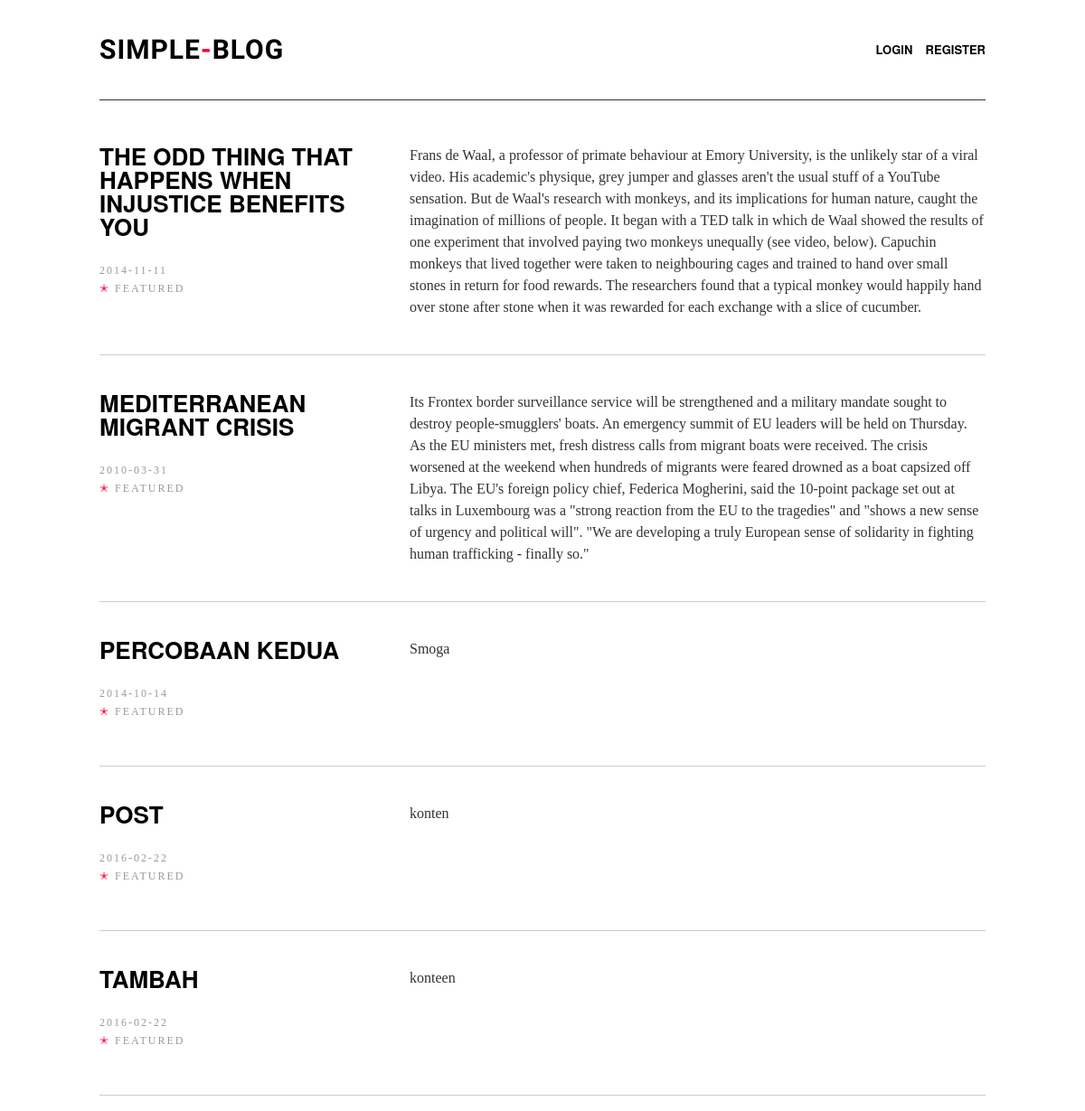
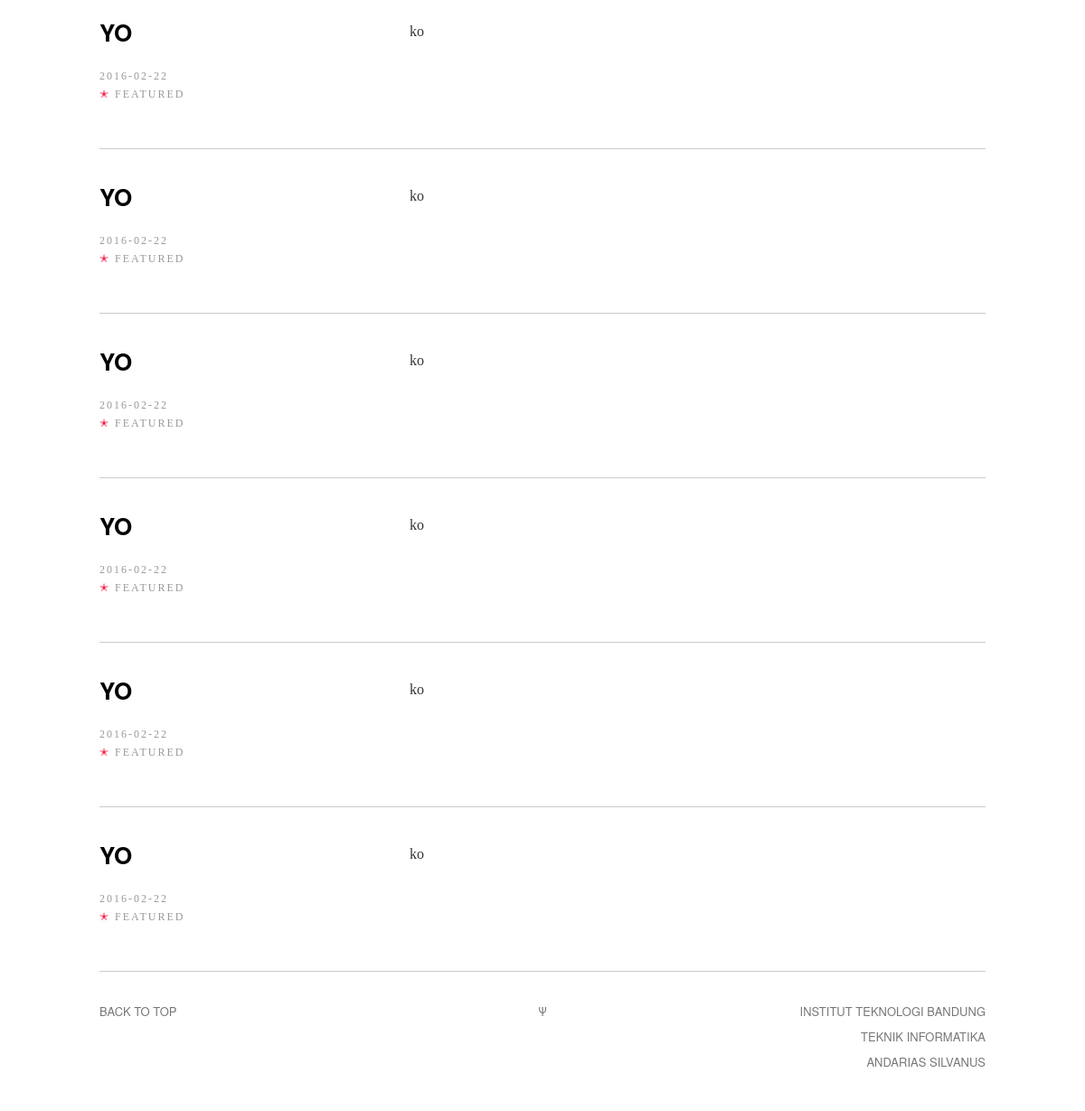
The page / on the database its author committed (2 pictures, top to bottom).
### tables this page shows
CREATE TABLE `post` (
  `id` int(250) NOT NULL,
  `judul` varchar(100) NOT NULL,
  `konten` varchar(1000) NOT NULL,
  `tanggal` date NOT NULL,
  `gambar` varchar(50) NOT NULL,
  `userid` int(11) NOT NULL
);

### session.php (called while the page is built, shortened)
<?php
function check_cookie(){
	if (isset($_COOKIE["username"]) && (isset($_COOKIE["remember_me"]))) {
		$username = $_COOKIE["username"];
		$cookie = $_COOKIE["remember_me"];
		$connection = establishCon();
		$query = mysql_query("SELECT * FROM user WHERE username='$username' AND token='$cookie'", $connection);
		$rows = mysql_num_rows($query);
		if ($rows == 1) {
			return TRUE;
		}
		else {
			return FALSE;
		}
	}
	else
		return FALSE;
}
function checkToGenerateSession() {
	if (check_cookie()) {
    	session_start();
		if (generate_session())
		  	$isLogin = isset($_SESSION["username"]);
		else
		  	$isLogin = FALSE;
	}
	else
    	$isLogin = FALSE;
    return $isLogin;
}
?>

### preventSQLInject.php (called while the page is built)
<?php
	function preventSQLInject($query){
		$query = stripslashes($query);
		$query = mysql_real_escape_string($query);
		return $query;
	}
?>

### index.php (the view, shortened to what this page needs)
<!DOCTYPE html>
<html>
<head>
<link rel="stylesheet" type="text/css" href="assets/css/screen.css" />
</head>
<body class="default">
<?php
  include('session.php');
  include ('preventSQLInject.php');
  $isLogin = checkToGenerateSession();
  $query="SELECT * FROM `post`";
  $query = preventSQLInject($query);
  $result=mysql_query($query) or trigger_error(mysql_error()." in ".$query);
  $num=mysql_num_rows($result);
?>
<div class="wrapper">
<nav class="nav">
    <a style="border:none;" id="logo" href="index.php"><h1>Simple<span>-</span>Blog</h1></a>
    <ul class="nav-primary">
        <?php if($isLogin) {?>
        <li><a href="new_post.php">+ Tambah Post</a></li>
        <li>Welcome <?php echo $_SESSION["username"]; ?></li>
        <li><a href="logout.php">Logout</a></li>
        <?php }
        else {?>
        <li><a href="login_page.php">Login</a></li>
        <li><a href="register_page.php">Register</a></li>
        <?php } ?>
    </ul>
</nav>
<div id="home">
    <div class="posts">
        <nav class="art-list">
          <ul class="art-list-body">
          	<?php
      				$i=0;
      				while ($i < $num)
      				{
						    $f0=mysql_result($result,$i,"id");
      					$f1=mysql_result($result,$i,"judul");
      					$f2=mysql_result($result,$i,"konten");
      					$f3=mysql_result($result,$i,"tanggal");
            ?>
            <li class="art-list-item">
                <div class="art-list-item-title-and-time">
                    <h2 class="art-list-title"><a href="post.php?id=<?php echo $f0 ?>"><?php echo $f1; ?></a></h2>
                    <div class="art-list-time"><?php echo $f3; ?></div>
                    <div class="art-list-time"><span style="color:#F40034;">&#10029;</span> Featured</div>
                </div>
                <p><?php echo $f2; ?></p>
            </li>
            <?php
            		$i++;
				      }
            ?>
          </ul>
        </nav>
    </div>
</div>
<footer class="footer">
    <div class="back-to-top"><a href="">Back to top</a></div>
    <div class="psi">&Psi;</div>
    <aside class="offsite-links">
        Institut Teknologi Bandung<br>
        Teknik Informatika<br>
        <a href="https://www.facebook.com/andarias.silvanus">Andarias Silvanus</a>
    </aside>
</footer>
</div>
</body>
</html>

### assets/css/screen.css (style rules this page uses)
html, body, div, span, object, iframe, h1, h2, h3, h4, h5, h6, p, blockquote, pre, a, address, cite, code, em, img, small, strong, ol, ul, li, fieldset, form, label, legend, table, caption, tbody, tfoot, thead, tr, th, td, article, aside, canvas, embed, figure, figcaption, footer, header, hgroup, menu, nav, section, summary, time, audio, video { margin: 0; padding: 0; border: 0; font-size: 100%; font: inherit; vertical-align: baseline; }
article, aside, details, figcaption, figure, footer, header, hgroup, menu, time, nav, section { display: block; }
html, body, .wrapper { min-height: 100%; }
html, body { height: 100%; }
.wrapper { min-height: 100%; }
body { overflow-x: hidden; font: 17px/28px ff-meta-serif-web-pro, "Georgia", serif; color: #333; background: #fff; }
h1, h2, h3, h4, h5, h6 { font-family: "proxima-nova", "helvetica neue", "helvetica", sans-serif; font-weight: normal; text-transform: uppercase; font-weight: 700; color: #000; text-rendering: optimizeLegibility; }
h1 { font-size: 50px; padding-bottom: 30px; }
h2 { font-size: 45px; padding-bottom: 25px; }
p { margin: 0 0 28px 0; }
a { color: #F40034; text-decoration: none; -webkit-transition: color .2s ease-in-out; -moz-transition: color .2s ease-in-out; transition: color .2s ease-in-out; }
.wrapper { max-width: 1500px; margin: 0 auto; background: #fff; }
.nav, .art-header-inner, .footer, .art-list, .abt, .fourohfour { width: 980px; }
.nav, .art-body-inner, .footer, .art-list, .abt, .fourohfour { position: relative; margin: 0 auto; }
.nav { position: absolute; top: 0; left: 50%; height: 70px; padding-top: 40px; margin-left: -490px; border-bottom: 1px solid #333; z-index: 2; }
#logo { float: left; }
.nav-primary { float: right; }
.nav-primary li { display: inline-block; margin-left: 10px; font-weight: 500; }
#logo h1, .nav-primary li, .nav-primary li a { font-family: "proxima-nova", "helvetica neue", "helvetica", sans-serif; font-weight: 700; font-size: 13px; line-height: 30px; color: #000; text-transform: uppercase; }
#logo h1 { height: 30px; margin-left: 0px; letter-spacing: 1px; font-family: 'Questrial', sans-serif; font-size: 30px; }
#logo h1 span { color: #F40034 !important; }
.nav li:first-child { margin-left: 0; }
.art-list { padding: 120px 0 0; }
.art-list-body { position: relative; overflow: hidden; }
.art-list-item { padding: 40px 0; list-style: none; overflow: hidden; border-bottom: 1px solid #ccc; }
.art-list-item:last-child { border-bottom: none; }
.art-list-title { font-size: 26px; line-height: 26px; font-weight: 700; }
.art-list-item-title-and-time { float: left; width: 30%; margin-bottom: 10px; }
.art-list-time { font-size: 12px; line-height: 20px; letter-spacing: 2px; text-transform: uppercase; color: #999; }
.art-list-title a { color: #000; }
.art-list-item p { width: 65%; float: left; margin-left: 5%; margin-bottom: 0; font-size: 16px; line-height: 24px; }
.footer { padding: 30px 0 40px; overflow: hidden; border-top: 1px solid #ccc; }
.footer, .footer a { font-family: "proxima-nova", "helvetica neue", "helvetica", sans-serif; font-size: 13px; text-transform: uppercase; color: #777; }
.back-to-top, .footer-nav, .offsite-links { width: 45%; float: left; }
.psi { width:10%; float:left; text-align: center; }
.offsite-links { text-align: right; }
.nav:before, .art-body-inner:before, .footer:before, .art-list:before { content:""; display:table; }
.nav:after, .art-body-inner:after, .footer:after, .art-list:after { clear:both; }
.nav, .art-body-inner, .footer, .art-list { zoom:1; }
.art-list, .nav, .abt, .art-body { -webkit-animation: le-fade .5s 0s 1 ease-out; -moz-animation: le-fade .5s 0s 1 ease-out; }

### rows shown on the page
post: judul "THE ODD THING THAT HAPPENS WHEN INJUSTICE BENEFITS YOU", tanggal "2014-11-11", konten "Frans de Waal, a professor of primate behaviour at Emory University, is the unlikely star of a viral video. His academic's physique, grey jumper and glasses aren't the usual stuff of a YouTube sensation. But de Waal's research with monkeys, and its implications for human nature, caught the imagination of millions of people. It began with a TED talk in which de Waal showed the results of one experiment that involved paying two monkeys unequally (see video, below). Capuchin monkeys that lived together were taken to neighbouring cages and trained to hand over small stones in return for food rewards. The researchers found that a typical monkey would happily hand over stone after stone when it…"
post: judul "MEDITERRANEAN MIGRANT CRISIS", tanggal "2010-03-31", konten "Its Frontex border surveillance service will be strengthened and a military mandate sought to destroy people-smugglers' boats. An emergency summit of EU leaders will be held on Thursday. As the EU ministers met, fresh distress calls from migrant boats were received. The crisis worsened at the weekend when hundreds of migrants were feared drowned as a boat capsized off Libya. The EU's foreign policy chief, Federica Mogherini, said the 10-point package set out at talks in Luxembourg was a \"strong reaction from the EU to the tragedies\" and \"shows a new sense of urgency and political will\". \"We are developing a truly European sense of solidarity in fighting human trafficking - finally so.\""
post: judul "PERCOBAAN KEDUA", tanggal "2014-10-14", konten "Smoga"
post: judul "POST", tanggal "2016-02-22", konten "konten"
post: judul "TAMBAH", tanggal "2016-02-22", konten "konteen"
post: judul "YO", tanggal "2016-02-22", konten "ko"
post: judul "YO", tanggal "2016-02-22", konten "ko"
post: judul "YO", tanggal "2016-02-22", konten "ko"
post: judul "YO", tanggal "2016-02-22", konten "ko"
post: judul "YO", tanggal "2016-02-22", konten "ko"
post: judul "YO", tanggal "2016-02-22", konten "ko"
